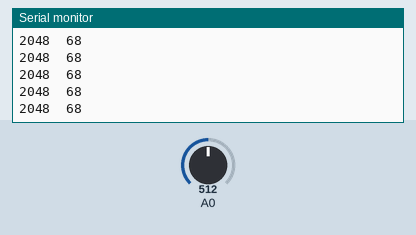
A sketch run on a simulated Arduino Uno, built with avr-gcc and run on an emulated ATmega328P. On the bench: the last lines printed to the serial monitor. The inputs (shaded band) are chosen by the test bench; at power-on: A0 = 512.

Above: at 1.2 s.
1.3 s: A0 set to 733
At 1.8 s:
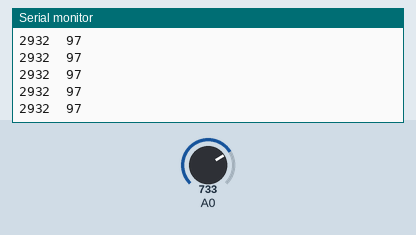
2.8 s: A0 set to 767
At 3.4 s:
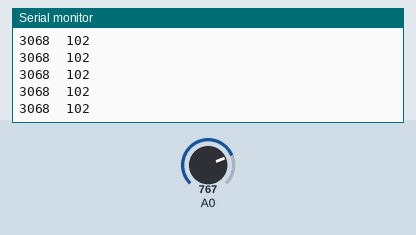
Timing chart, 0 to 5.8 s (numbered marks = the images above; inputs shaded):
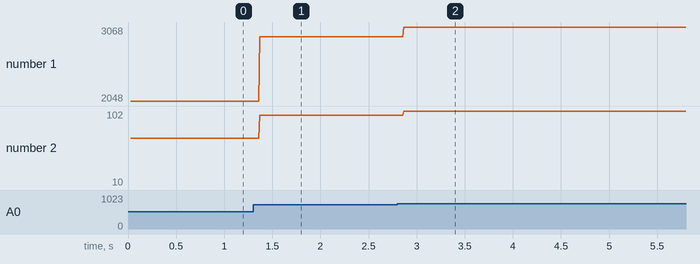

Measured:
- after the input at 1.3 s, the serial monitor: prints a new line after 0.07 s (image 1)
- after the input at 2.8 s, the serial monitor: prints a new line after 0.07 s (image 2)
- plotted number 1: 2048 → 2932 after the input at 1.3 s, 2932 → 3068 after the input at 2.8 s
- plotted number 2: 68 → 97 after the input at 1.3 s, 97 → 10 after the input at 2.8 s

The sketch:

Oxygen_sensor_amp_PCB_SGX-VOX_Darren_Lewis.ino
```cpp
/*
   This code is for reading the SGX-VOX oxygen sensor via the
   "Oxygen sensor amp" PCB with 50x gain circuit

   PCB origonally designed for use with OpenVent-Bristol COVID ventilator V2.0
   https://www.instructables.com/OpenVent-Bristol-V20-COVID-19-Rapid-Manufacture-Ve/
   https://openventbristol.co.uk/

   Code written by Darren Lewis
*/

#define backgroundReading 645 // put in here the voltage (in mV) read by your circuit with ambient/background O2 level (air should be 21% oxygen)

void setup() {
  Serial.begin(9600);

  Serial.print("Voltage (mV)");
  Serial.print("  ");
  Serial.println("O2 level (%)");
}

void loop() {
  static int scaleFactor = backgroundReading / 21;    // calculates the linear multiplier for calculating all oxy readings
  int sensorValue = analogRead(A0);                   // raw 10bit ADC reading
  int sensorVoltage = sensorValue * (5000 / 1023);    // convert to mV
  int O2_level = sensorVoltage / scaleFactor;

  Serial.print(sensorVoltage);
  Serial.print("  ");
  Serial.println(O2_level);
}
```
